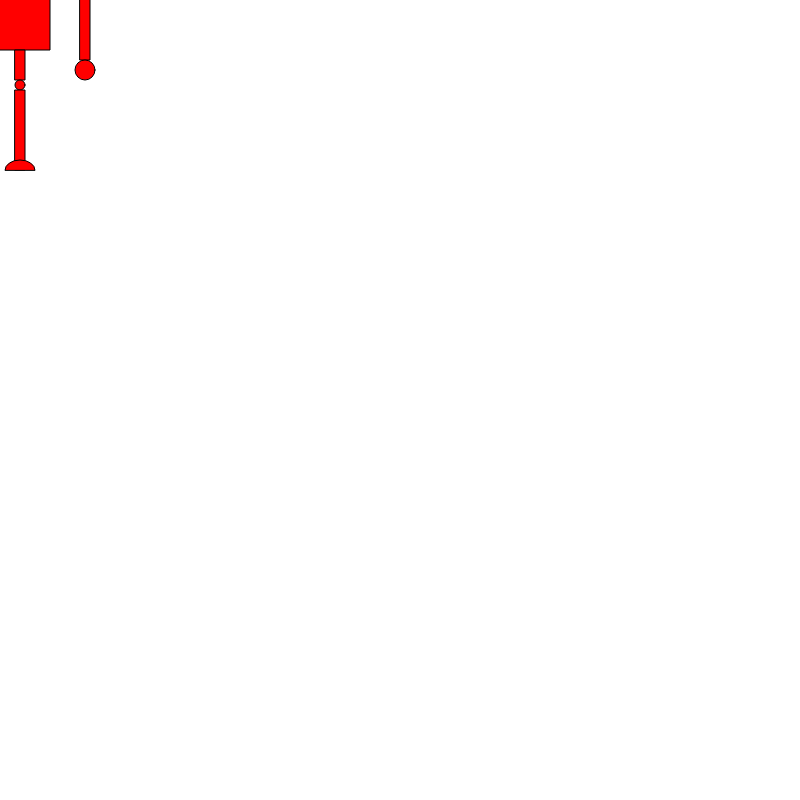
Frame 1 (no input)
Frame 60 (no input): identical to frame 1, image omitted
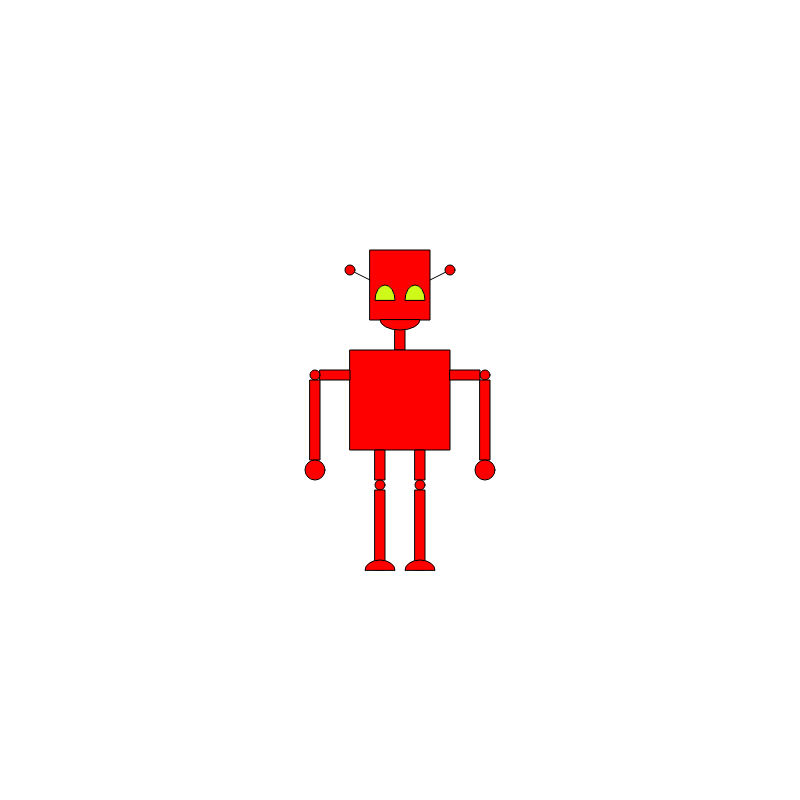
Frame 120 (the mouse pressed at the canvas centre since frame 60)

The p5.js sketch that drew these frames (run headless with seeded random() and noise() and a simulated clock; from frame 60 on, the mouse is pressed at the canvas centre):

// p5.js sketch
// ── sketch.js
let robert;

function setup() {
    createCanvas(800, 800);
    robert = new Robot(width / 2, height / 2, color(255, 0, 0));
}

function draw() {
    background(255);
    robert.updateLocation(mouseX, mouseY);
    robert.draw();
}

/**
 * A class representing a robot.
 *
 * Note: it is safe to define the class at the bottom of the file because it is 
 * not instantiated until setup() is called by p5.js, at which point the class 
 * definition has been read into memory.
 */
class Robot {
    x;
    y;
    fillColour;

    /**
     * Creates a new robot
     * @param {number} x The x coordinate of the robot.
     * @param {number} y The y coordinate of the robot
     * @param {Color} fillColour The robot's fill colour
     */
    constructor(x, y, fillColour) {
        this.x = x;
        this.y = y;
        this.fillColour = fillColour;
    }

    /**
     * Draws the robot
     */
    draw() {
        rectMode(CENTER);
        this.#head();
        this.#body();
        this.#legs();
    }

    /**
     * Update's the robot's location
     * @param {number} x The new x coordinate
     * @param {number} y The new y coordinate
     */
    updateLocation(x, y) {
        this.x = x;
        this.y = y;
    }

    /**
     * A private "helper" method that draws just the robot's head.
     */
    #head() {
        fill(this.fillColour);
        // Head
        rect(this.x, this.y - 115, 60, 70);
        // Next
        rect(this.x, this.y - 65, 10, 30);
        // Mouth
        arc(this.x, this.y - 80, 40, 20, 0, PI, CHORD);
        // Eyes
        fill(207, 250, 23);
        arc(this.x - 15, this.y - 100, 20, 30, PI, TWO_PI, CHORD);
        arc(this.x + 15, this.y - 100, 20, 30, PI, TWO_PI, CHORD);
        // Antennae
        line(this.x + 30, this.y - 120, this.x + 50, this.y - 130);
        line(this.x - 30, this.y - 120, this.x - 50, this.y - 130);
        fill(255, 0, 0);
        circle(this.x + 50, this.y - 130, 10);
        circle(this.x - 50, this.y - 130, 10);
    }

    /**
     * A private "helper" method that draws just the robot's body.
     */
    #body() {
        fill(this.fillColour);
        // Torso
        square(this.x, this.y, 100);
        // Left arm
        rect(this.x + 65, this.y - 25, 30, 10);
        circle(this.x + 85, this.y - 25, 10);
        rect(this.x + 85, this.y + 20, 10, 80);
        circle(this.x + 85, this.y + 70, 20);
        // Right arm
        rect(this.x - 65, this.y - 25, 30, 10);
        circle(this.x - 85, this.y - 25, 10);
        rect(this.x - 85, this.y + 20, 10, 80);
        circle(this.x - 85, this.y + 70, 20);
    }
    
    /**
     * A private "helper" method that draws just the robot's legs.
     */
    #legs() {
        fill(this.fillColour);
        // Left leg
        rect(this.x + 20, this.y + 65, 10, 30);
        circle(this.x + 20, this.y + 85, 10);
        rect(this.x + 20, this.y + 130, 10, 80);
        arc(this.x + 20, this.y + 170, 30, 20, PI, TWO_PI, CHORD);
        // Right leg
        rect(this.x - 20, this.y + 65, 10, 30);
        circle(this.x - 20, this.y + 85, 10);
        rect(this.x - 20, this.y + 130, 10, 80);
        arc(this.x - 20, this.y + 170, 30, 20, PI, TWO_PI, CHORD);
    }
}
// ── robertTheRobotClass.html
<!DOCTYPE html>
<html lang="en">
  <head>
    <meta charset="utf-8" />
    <meta name="viewport" content="width=device-width, initial-scale=1.0">

    <title>W6 Lecture 2 - robertTheRobotClass</title>

    <link rel="stylesheet" type="text/css" href="./lib/main-styles.css">

    <script src="./lib/p5.js"></script>
  </head>

  <body>
    <script src="sketch.js"></script>
  </body>
</html>
